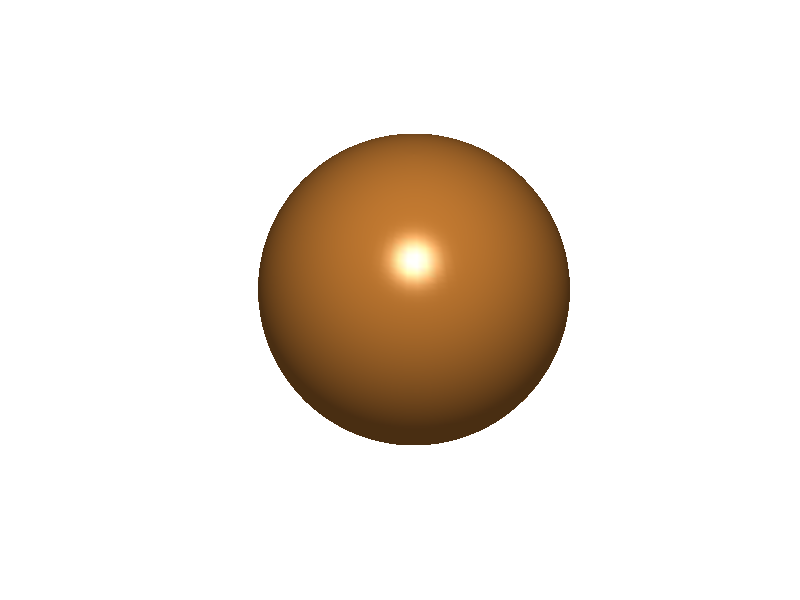

The MATLAB script that drew this image:
%=============================================================================
% Copyright (c) 2016-present Allan CORNET (Nelson)
%=============================================================================
% This file is part of Nelson.
%=============================================================================
% LICENCE_BLOCK_BEGIN
% SPDX-License-Identifier: LGPL-3.0-or-later
% LICENCE_BLOCK_END
%=============================================================================
% <--ADV-CLI MODE-->
%=============================================================================
% Animated two-sided gouraud lighting on a large surface: measures the
% per-vertex lighting cost as the geometry changes each frame.
tic()
f = figure('Visible', 'off', 'Position', [100 100 640 480], 'Color', [1 1 1]);
[x, y, z] = sphere(80);
ax = axes('Parent', f);
s = surf(ax, x, y, z, 'EdgeColor', 'none', 'FaceColor', [0.8 0.5 0.2], ...
  'FaceLighting', 'gouraud');
light(ax, 'Position', [-3 -4 6], 'Style', 'local');
material(ax, 'shiny');
axis(ax, 'equal');
axis(ax, 'off');
for k = 1:30
  a = k * pi / 30;
  set(s, 'ZData', z + 0.15 * sin(4 * a) * x);
  drawnow();
end
close(f);
toc()
%=============================================================================
